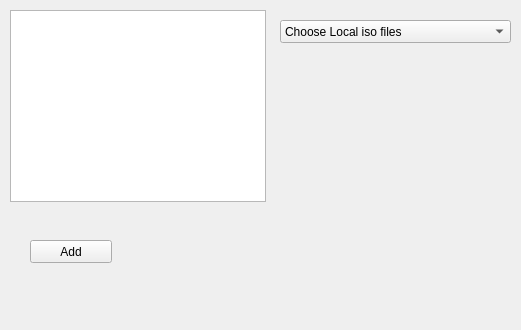
<?xml version="1.0" encoding="UTF-8"?>
<ui version="4.0">
 <class>Form</class>
 <widget class="QWidget" name="Form">
  <property name="geometry">
   <rect>
    <x>0</x>
    <y>0</y>
    <width>521</width>
    <height>330</height>
   </rect>
  </property>
  <property name="windowTitle">
   <string>Form</string>
  </property>
  <widget class="QComboBox" name="comboBox">
   <property name="geometry">
    <rect>
     <x>280</x>
     <y>20</y>
     <width>231</width>
     <height>23</height>
    </rect>
   </property>
   <item>
    <property name="text">
     <string>Choose Local iso files</string>
    </property>
   </item>
   <item>
    <property name="text">
     <string>Download from distribution mirror</string>
    </property>
   </item>
  </widget>
  <widget class="QPushButton" name="add">
   <property name="geometry">
    <rect>
     <x>30</x>
     <y>240</y>
     <width>82</width>
     <height>23</height>
    </rect>
   </property>
   <property name="text">
    <string>Add</string>
   </property>
  </widget>
  <widget class="QListView" name="isoList">
   <property name="geometry">
    <rect>
     <x>10</x>
     <y>10</y>
     <width>256</width>
     <height>192</height>
    </rect>
   </property>
  </widget>
 </widget>
 <tabstops>
  <tabstop>comboBox</tabstop>
  <tabstop>add</tabstop>
 </tabstops>
 <resources/>
 <connections/>
</ui>
